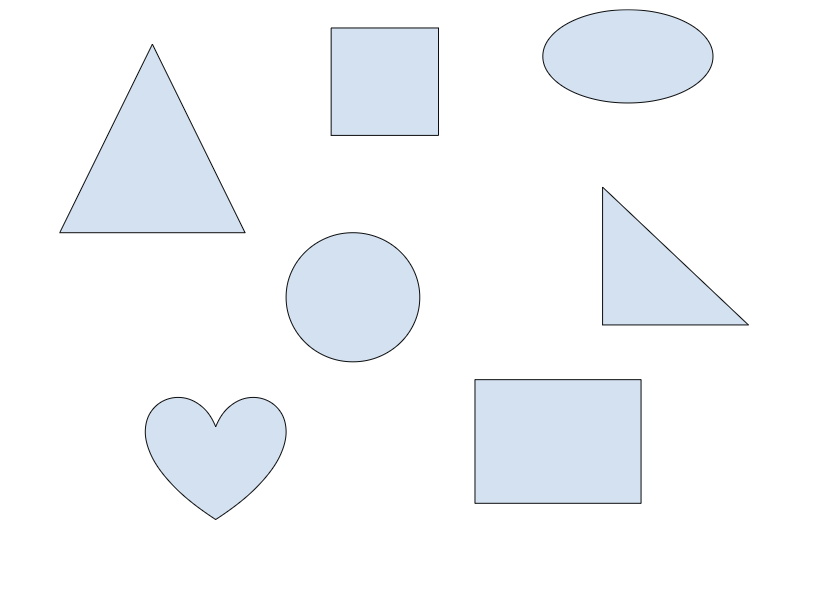
#> input picture Alfred/Object Detection/shapes3.png, 833 x 591 px
$ jupyter execute object.ipynb
#> lines starting #> are read from the running program, lines starting #| are printed output that depends on the picture; after the words box and inside, x2 and y2 are one past the last pixel; in counts of white or black regions, pixels touching at a corner belong together
[cell 1]
import cv2
import matplotlib.pyplot as plt
import numpy as np

[cell 2]
import cv2
import numpy as np

def detect_shapes(image_path):
    # Load the image
#> called with image_path = 'shapes3.png'
    image = cv2.imread(image_path)
#> image is the input picture: shape (591, 833, 3); mean B, G, R 250.6, 247.5, 244.8
    gray = cv2.cvtColor(image, cv2.COLOR_BGR2GRAY)
    blurred = cv2.GaussianBlur(gray, (5, 5), 0)
    edged = cv2.Canny(blurred, 50, 150)
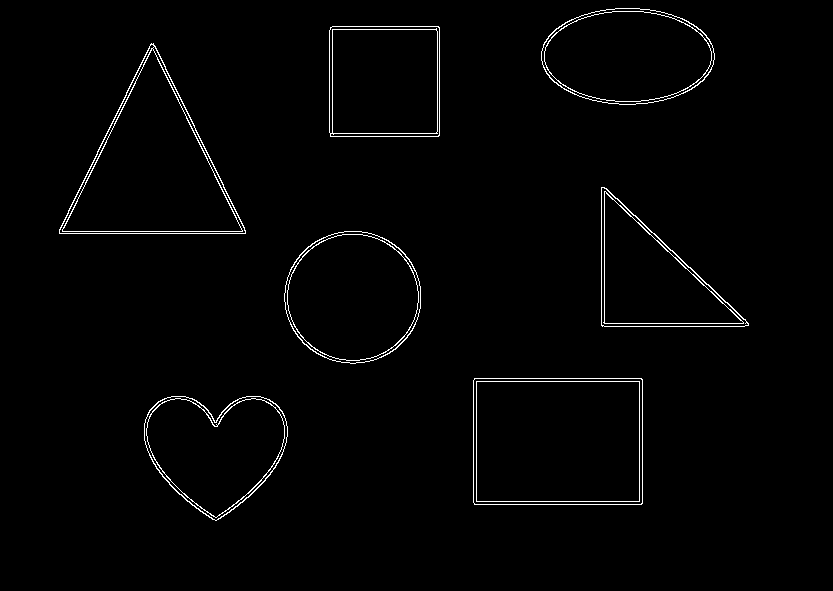
#> edged: shape (591, 833); 1.5% white in thin lines or dots, all inside (x1, y1, x2, y2) = (59, 8, 749, 521)

    # Find contours in the edged image
    contours, _ = cv2.findContours(edged.copy(), cv2.RETR_EXTERNAL, cv2.CHAIN_APPROX_SIMPLE)
#> contours = 7 contours; box (x1, y1, x2, y2) and area: (473, 378, 643, 505) 21290, (59, 43, 246, 234) 18234, (284, 231, 421, 364) 14134, (541, 8, 715, 105) 13055, (144, 396, 288, 521) 12483, (329, 26, 440, 137) 12090, (601, 187, 749, 327) 10740

    for contour in contours:
        # Approximate the contour
        peri = cv2.arcLength(contour, True)
        approx = cv2.approxPolyDP(contour, 0.04 * peri, True)

        # Determine the shape based on the number of vertices
        shape = "unidentified"
        vertices = len(approx)

        if vertices == 3:
            shape = "Triangle"
        elif vertices == 4:
            (x, y, w, h) = cv2.boundingRect(approx)
            aspect_ratio = w / float(h)
            shape = "Square" if 0.95 <= aspect_ratio <= 1.05 else "Rectangle"
        elif vertices == 5:
            shape = "Pentagon"
        elif vertices == 6:
            shape = "Hexagon"
        else:
            # Check if it is a circle or an oval
            area = cv2.contourArea(contour)
            ((x, y), radius) = cv2.minEnclosingCircle(contour)
            circle_area = np.pi * (radius ** 2)
            if 0.8 <= area / circle_area <= 1.2:
                shape = "Circle"
            else:
                # If it's not a circle, assume it's an oval or a generic polygon
                major_axis_length = max(w, h)
                minor_axis_length = min(w, h)
                eccentricity = np.sqrt(1 - (minor_axis_length / major_axis_length) ** 2)
                shape = "Oval" if eccentricity < 0.75 else "Polygon"

        # Compute the center of the contour and draw the shape name on the image
        M = cv2.moments(contour)
        if M["m00"] != 0:
            cX = int(M["m10"] / M["m00"])
            cY = int(M["m01"] / M["m00"])
        cv2.drawContours(image, [contour], -1, (0, 255, 0), 2)
        cv2.putText(image, shape, (cX - 20, cY - 20), cv2.FONT_HERSHEY_SIMPLEX, 0.5, (0, 0, 0), 1)
#> this loop made 7 passes
#> (peri, approx, shape, vertices, x, y, w, h) on passes 2, 6: (587.7, [[474, 378], [474, 504], [642, 503], [641, 378]], 'Rectangle', 4, 474, 378, 169, 127), (437.1, [[330, 27], [330, 136], [438, 136], [439, 27]], 'Square', 4, 330, 27, 110, 110)
#> (peri, shape, vertices, area, x, y, radius, circle_area) on pass 3: (445.2, 'Circle', 8, 14133.5, 352.4, 297, 68.5, 14743.1)
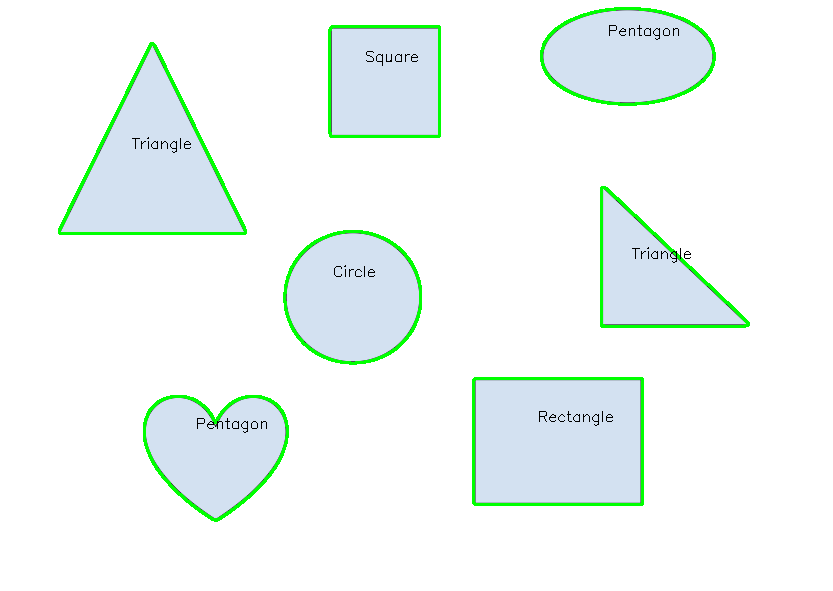
#> image: shape (591, 833, 3); 2.49% of pixels changed, all inside (x1, y1, x2, y2) = (58, 7, 750, 522)

    # Save the output image
    plt.imshow(image)

# Example usage:
image_path = 'shapes3.png'  # Replace with your input image path
detect_shapes(image_path)

$ run again, with Alfred/Object Detection/shapes5.png copied over Alfred/Object Detection/shapes3.png
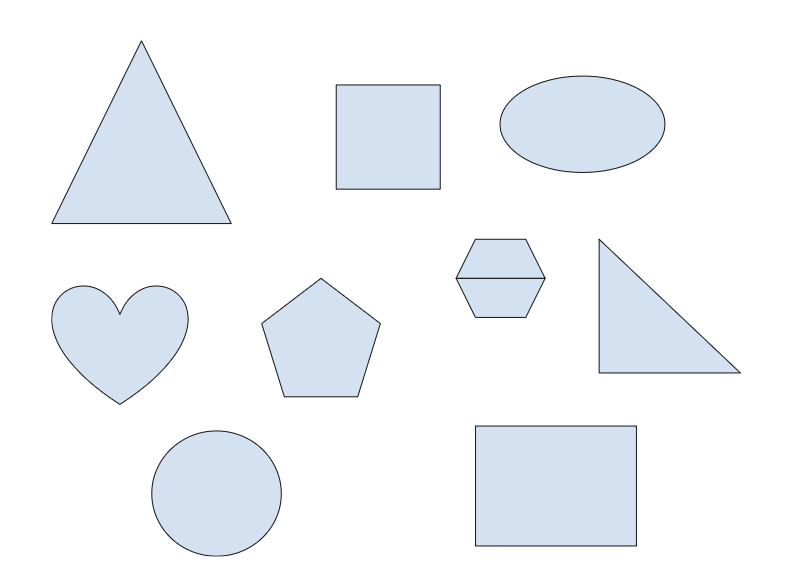
#> input picture Alfred/Object Detection/shapes5.png, 787 x 577 px
#> in detect_shapes, image is the input picture: shape (577, 787, 3); mean B, G, R 249.7, 245.9, 242.7
#> in detect_shapes, `edged = cv2.Canny(blurred, 50, 150)`:
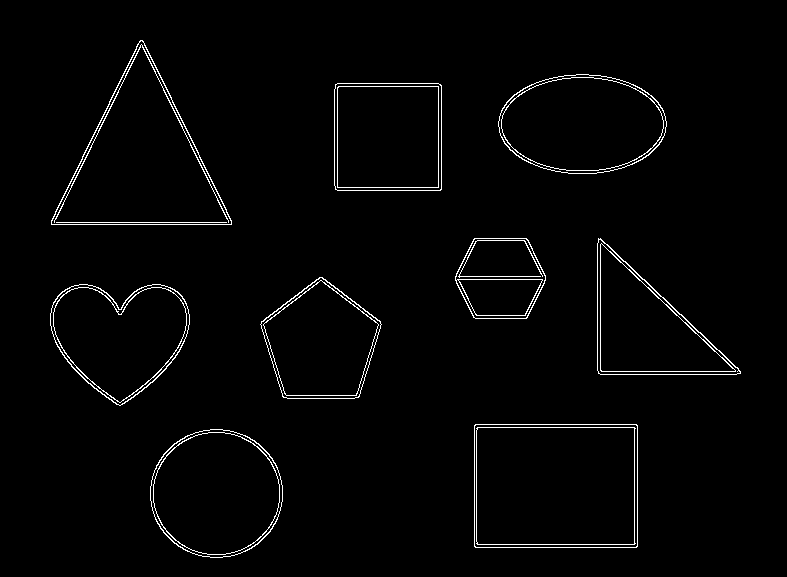
#> edged: shape (577, 787); 1.9% white in thin lines or dots, all inside (x1, y1, x2, y2) = (50, 40, 741, 558)
#> contours = 9 contours; largest, box (x1, y1, x2, y2) and area: (474, 424, 638, 548) 20047, (51, 40, 232, 225) 17178, (150, 429, 283, 558) 13305, (498, 74, 667, 174) 13052, (50, 284, 190, 406) 11760
#> the loop in detect_shapes, `for contour in contours:` made 9 passes
#> (peri, approx, shape, vertices, x, y, w, h) on passes 2, 7: (569.7, [[474, 425], [475, 547], [637, 546], [636, 424]], 'Rectangle', 4, 474, 424, 164, 124), (423.9, [[335, 84], [335, 189], [440, 190], [441, 85]], 'Square', 4, 335, 84, 107, 107)
#> after the loop in detect_shapes, `for contour in contours:`:
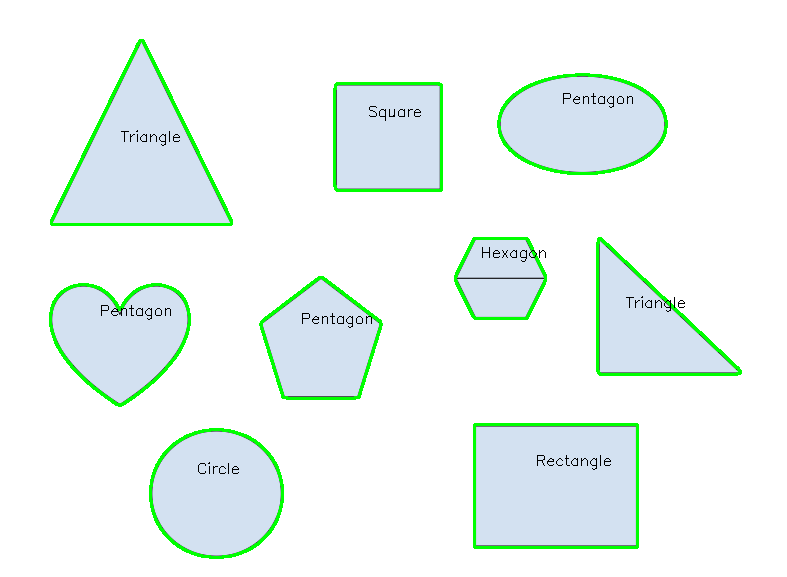
#> image: shape (577, 787, 3); 3.2% of pixels changed, all inside (x1, y1, x2, y2) = (49, 39, 742, 559)

$ run again, with Alfred/Object Detection/shapes6.png copied over Alfred/Object Detection/shapes3.png
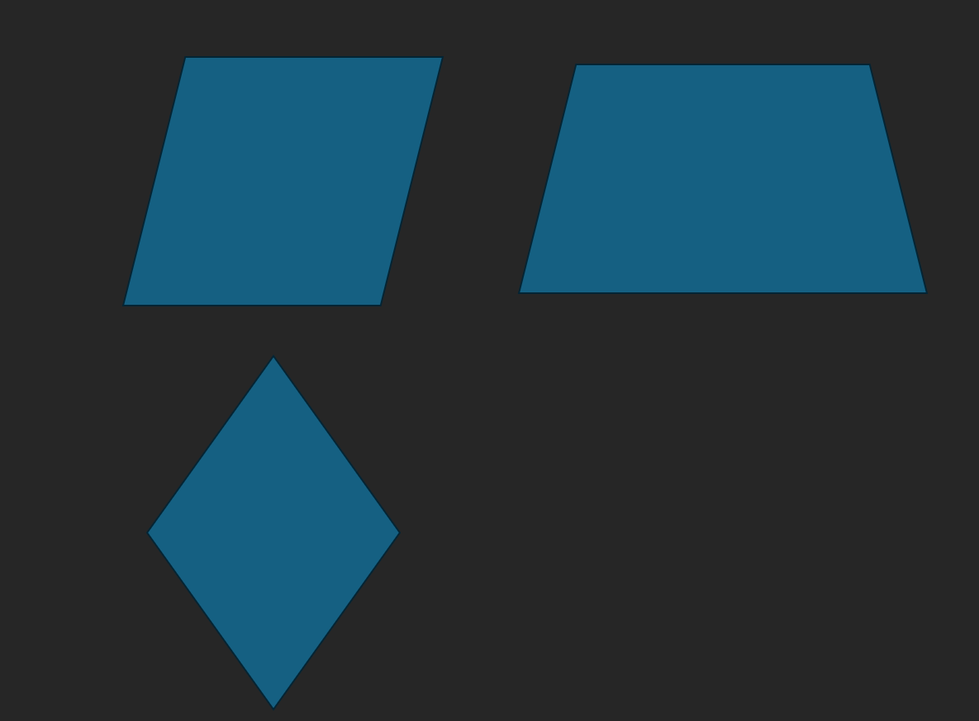
#> input picture Alfred/Object Detection/shapes6.png, 979 x 721 px, shrunk from 1185 x 873 before the run
#> in detect_shapes, image is the input picture: shape (721, 979, 3); mean B, G, R 62.4, 53.3, 33.3
#> in detect_shapes, `edged = cv2.Canny(blurred, 50, 150)`:
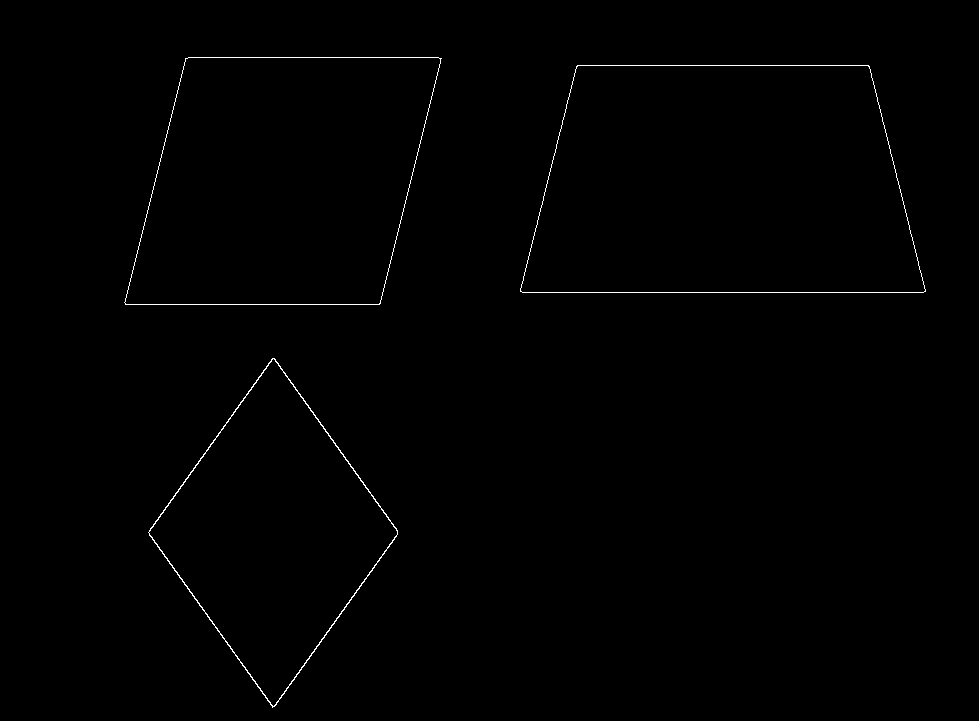
#> edged: shape (721, 979); 0.47% white in thin lines or dots, all inside (x1, y1, x2, y2) = (124, 57, 926, 708)
#> contours = 3 contours; box (x1, y1, x2, y2) and area: (520, 65, 926, 293) 79247, (124, 57, 442, 305) 63102, (148, 358, 398, 708) 44066
#> the loop in detect_shapes, `for contour in contours:` made 3 passes
#> (peri, approx, x, y, w, h, aspect_ratio, cX) on passes 1 to 3: (906, [[274, 358], [148, 532], [272, 707], [397, 534]], 148, 358, 250, 350, 0.714, 272), (1196, [[576, 66], [520, 291], [925, 291], [868, 65]], 520, 65, 406, 227, 1.79, 722), (1054.2, [[185, 58], [125, 304], [379, 304], [441, 58]], 125, 58, 317, 247, 1.28, 282)
#> after the loop in detect_shapes, `for contour in contours:`:
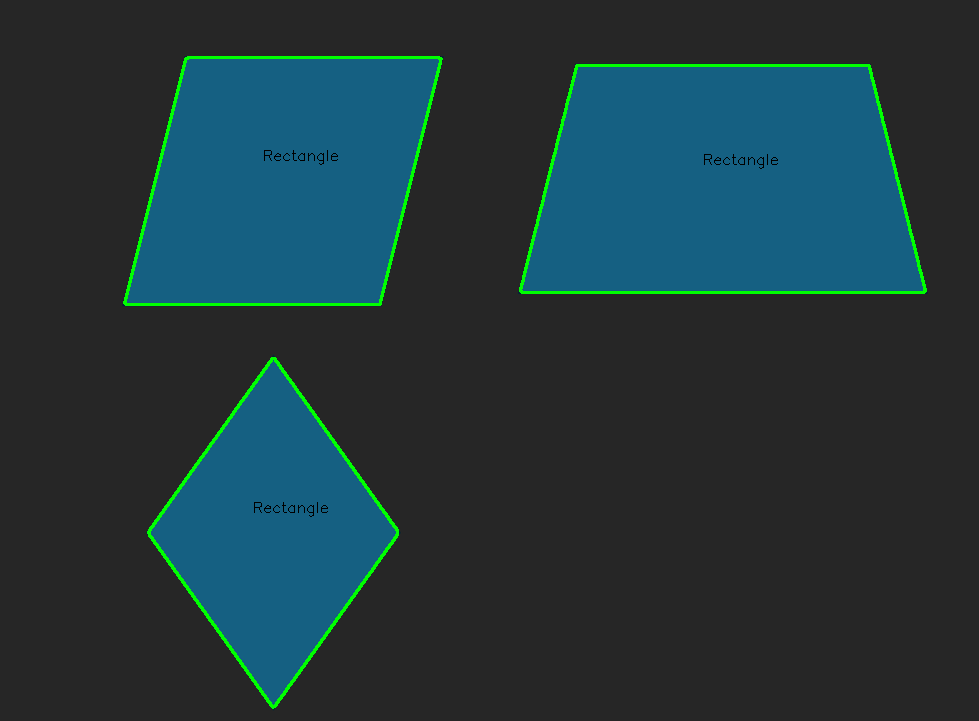
#> image: shape (721, 979, 3); 1.5% of pixels changed, all inside (x1, y1, x2, y2) = (123, 56, 927, 709)

$ run again, with Alfred/Object Detection/shapes7.png copied over Alfred/Object Detection/shapes3.png
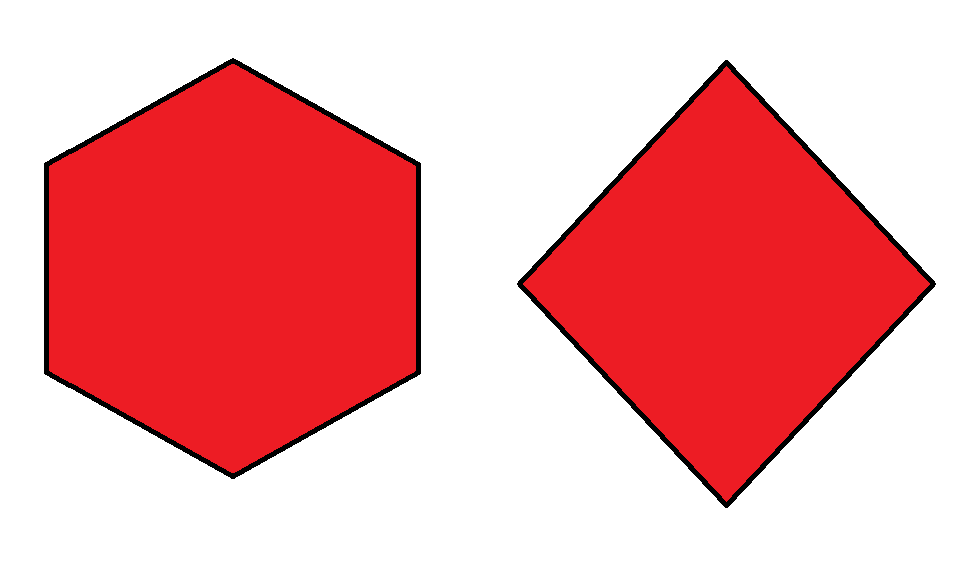
#> input picture Alfred/Object Detection/shapes7.png, 980 x 561 px
#> in detect_shapes, image is the input picture: shape (561, 980, 3); mean B, G, R 169, 166, 242.6
#> in detect_shapes, `edged = cv2.Canny(blurred, 50, 150)`:
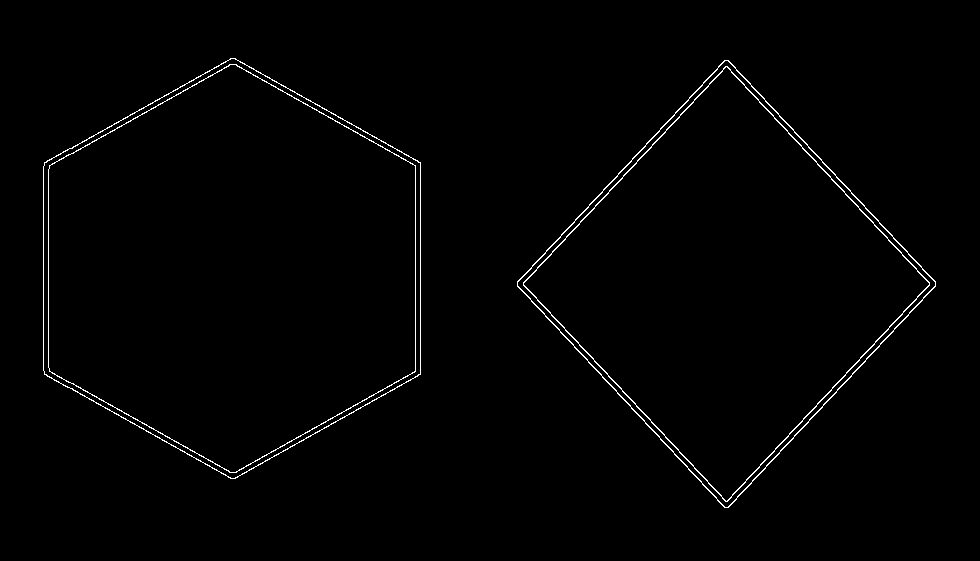
#> edged: shape (561, 980); 1.1% white in thin lines or dots, all inside (x1, y1, x2, y2) = (43, 58, 936, 508)
#> contours = 2 contours; box (x1, y1, x2, y2) and area: (43, 58, 421, 479) 119285, (517, 60, 936, 508) 95166
#> the loop in detect_shapes, `for contour in contours:` made 2 passes
#> (peri, approx, shape, vertices, x, y, w, h) on pass 1: (1245, [[724, 60], [517, 286], [728, 507], [935, 281]], 'Rectangle', 4, 517, 60, 419, 448)
#> after the loop in detect_shapes, `for contour in contours:`:
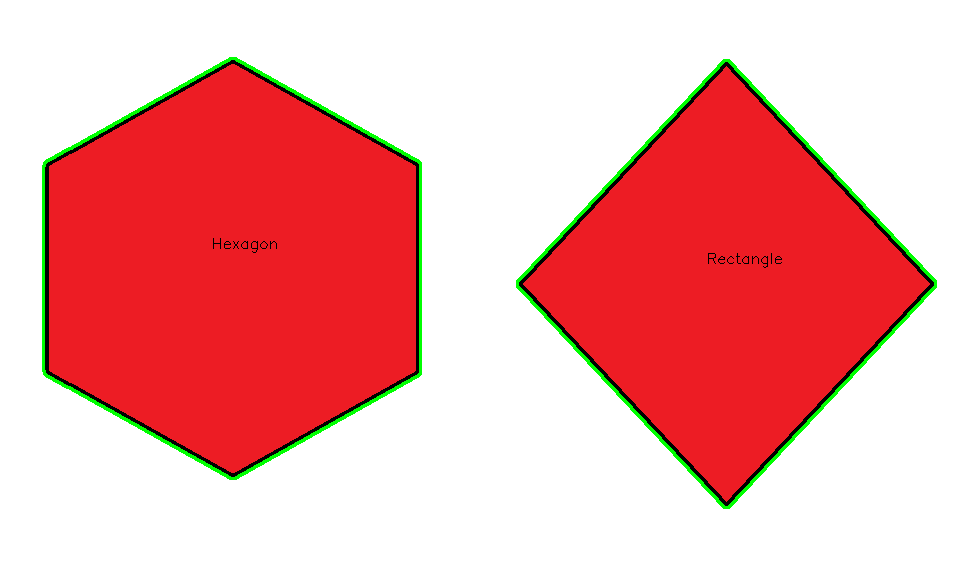
#> image: shape (561, 980, 3); 1.65% of pixels changed, all inside (x1, y1, x2, y2) = (42, 57, 937, 509)
